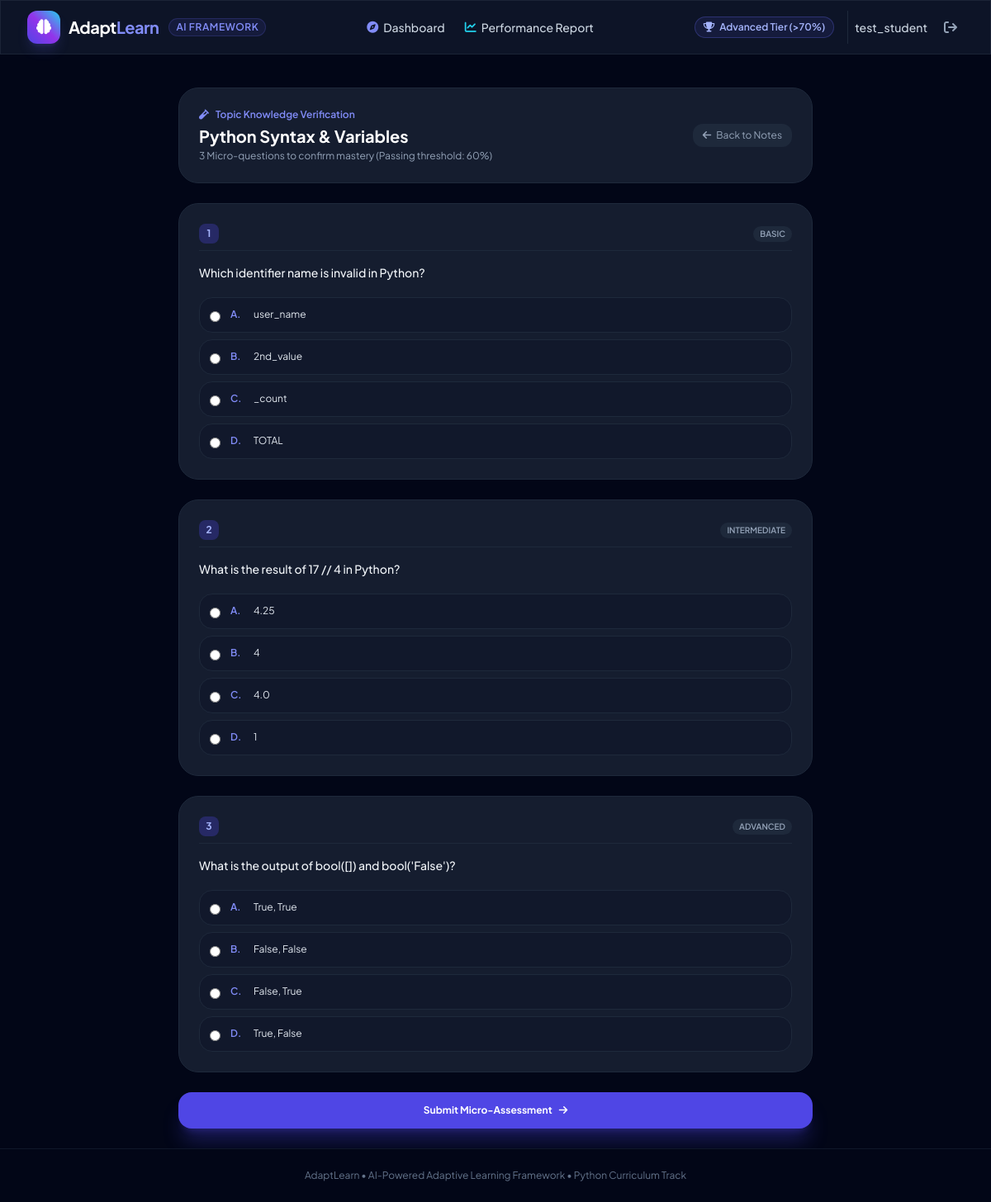
/quiz/topic/1 (signed in), run on the app's committed database.
### tables this page shows
CREATE TABLE users (
    id INTEGER PRIMARY KEY AUTOINCREMENT,
    username TEXT UNIQUE NOT NULL,
    email TEXT UNIQUE NOT NULL,
    password_hash TEXT NOT NULL,
    learning_level TEXT DEFAULT 'undetermined', -- 'basic', 'intermediate', 'advanced', 'undetermined'
    diagnostic_completed BOOLEAN DEFAULT 0,
    created_at TIMESTAMP DEFAULT CURRENT_TIMESTAMP
);

CREATE TABLE topics (
    id INTEGER PRIMARY KEY AUTOINCREMENT,
    subject_id INTEGER NOT NULL REFERENCES subjects(id) ON DELETE CASCADE,
    title TEXT NOT NULL,
    sequence_order INTEGER NOT NULL,
    description TEXT
);

CREATE TABLE questions (
    id INTEGER PRIMARY KEY AUTOINCREMENT,
    topic_id INTEGER REFERENCES topics(id) ON DELETE SET NULL,
    is_diagnostic BOOLEAN DEFAULT 0,
    question_text TEXT NOT NULL,
    code_snippet TEXT,
    option_a TEXT NOT NULL,
    option_b TEXT NOT NULL,
    option_c TEXT NOT NULL,
    option_d TEXT NOT NULL,
    correct_option TEXT NOT NULL, -- 'A', 'B', 'C', 'D'
    explanation TEXT,
    difficulty_tier TEXT NOT NULL -- 'basic', 'intermediate', 'advanced'
);

### app.py (the view)
@app.route("/quiz/topic/<int:topic_id>")
@login_required
def topic_quiz(topic_id):
    user = get_user_by_id(session["user_id"])
    material_data = get_adaptive_material(user["id"], topic_id)
    questions = get_topic_questions(topic_id)
    if not questions:
        flash("No questions available for this topic yet.", "info")
        return redirect(url_for("learn_material", topic_id=topic_id))
    return render_template(
        "quiz/topic_quiz.html",
        user=user,
        topic=material_data["topic"],
        questions=questions
    )

### app.py (called while the page is built)
def login_required(f):
    @wraps(f)
    def decorated_function(*args, **kwargs):
        if "user_id" not in session:
            flash("Please log in to access this page.", "warning")
            return redirect(url_for("login"))
        return f(*args, **kwargs)
    return decorated_function

@app.context_processor
def inject_user():
    current_user = None
    if "user_id" in session:
        current_user = get_user_by_id(session["user_id"])
    return dict(current_user=current_user)

### database/db.py (called while the page is built)
def get_db():
    conn = sqlite3.connect(DATABASE_PATH)
    conn.row_factory = sqlite3.Row
    conn.execute("PRAGMA foreign_keys = ON;")
    return conn

### services/auth_service.py (called while the page is built)
def get_user_by_id(user_id):
    conn = get_db()
    cursor = conn.cursor()
    cursor.execute("SELECT id, username, email, learning_level, diagnostic_completed, created_at FROM users WHERE id = ?", (user_id,))
    user = cursor.fetchone()
    conn.close()
    return dict(user) if user else None

### services/quiz_service.py (called while the page is built)
def get_topic_questions(topic_id, limit=3):
    conn = get_db()
    cursor = conn.cursor()
    cursor.execute("""
        SELECT q.id, q.topic_id, q.question_text, q.code_snippet,
               q.option_a, q.option_b, q.option_c, q.option_d,
               q.difficulty_tier
        FROM questions q
        WHERE q.topic_id = ? AND q.is_diagnostic = 0
        ORDER BY q.id ASC
        LIMIT ?
    """, (topic_id, limit))
    questions = [dict(row) for row in cursor.fetchall()]
    conn.close()
    return questions

### templates/quiz/topic_quiz.html (shortened to what this page needs)
{% extends "base.html" %}
{% block content %}
<div class="max-w-3xl mx-auto space-y-6">
    <div class="glass-card rounded-3xl p-6 border border-slate-800 flex flex-col sm:flex-row items-start sm:items-center justify-between gap-4">
        <div>
            <div class="flex items-center space-x-2 text-xs font-semibold text-indigo-400 mb-1">
                <i class="fa-solid fa-vial"></i>
                <span>Topic Knowledge Verification</span>
            </div>
            <h1 class="text-xl font-bold text-white">{{ topic.title }}</h1>
            <p class="text-xs text-slate-400 mt-0.5">3 Micro-questions to confirm mastery (Passing threshold: 60%)</p>
        </div>
        <a href="{{ url_for('learn_material', topic_id=topic.id) }}" class="text-xs text-slate-400 hover:text-white px-3 py-1.5 rounded-xl bg-slate-800 transition">
            <i class="fa-solid fa-arrow-left mr-1"></i> Back to Notes
        </a>
    </div>
    <form id="topic-quiz-form" class="space-y-6">
        {% for q in questions %}
        <div class="glass-card rounded-3xl p-6 border border-slate-800 space-y-4">
            <div class="flex items-center justify-between border-b border-slate-800 pb-2">
                <span class="w-6 h-6 rounded-lg bg-indigo-600/30 text-indigo-300 font-bold text-xs flex items-center justify-center">
                    {{ loop.index }}
                </span>
                <span class="text-[10px] font-semibold uppercase px-2 py-0.5 rounded-full bg-slate-800 text-slate-400">
                    {{ q.difficulty_tier }}
                </span>
            </div>
            <p class="text-sm font-medium text-slate-100">{{ q.question_text }}</p>
            <div class="space-y-2 pt-1">
                {% for opt_letter, opt_val in [('A', q.option_a), ('B', q.option_b), ('C', q.option_c), ('D', q.option_d)] %}
                <label class="option-label flex items-start space-x-3 p-3 rounded-2xl bg-slate-900/60 border border-slate-800 hover:border-indigo-500/60 cursor-pointer transition">
                    <input type="radio" name="q_{{ q.id }}" value="{{ opt_letter }}" class="mt-1 text-indigo-600 focus:ring-indigo-500 bg-slate-800 border-slate-700">
                    <span class="text-xs font-semibold text-indigo-400 uppercase w-4 shrink-0">{{ opt_letter }}.</span>
                    <span class="text-xs text-slate-200 select-none">{{ opt_val }}</span>
                </label>
                {% endfor %}
            </div>
        </div>
        {% endfor %}
        <button type="submit" id="submit-btn" class="w-full py-3.5 bg-indigo-600 hover:bg-indigo-500 text-white font-bold text-xs rounded-2xl shadow-xl shadow-indigo-600/30 transition flex items-center justify-center space-x-2">
            <span>Submit Micro-Assessment</span>
            <i class="fa-solid fa-arrow-right"></i>
        </button>
    </form>
</div>
{% endblock %}

### templates/base.html (shortened to what this page needs)
<!DOCTYPE html>
<html lang="en" class="h-full bg-slate-900 text-slate-100">
<head>
    <script src="https://cdn.tailwindcss.com"></script>
    <link rel="stylesheet" href="https://cdnjs.cloudflare.com/ajax/libs/font-awesome/6.5.1/css/all.min.css">
</head>
<body class="min-h-full flex flex-col bg-slate-950 text-slate-100">
    <nav class="sticky top-0 z-50 glass-card border-b border-slate-800/80 bg-slate-900/90">
        <div class="max-w-7xl mx-auto px-4 sm:px-6 lg:px-8">
            <div class="flex items-center justify-between h-16">
                <div class="flex items-center space-x-3">
                    <a href="{{ url_for('dashboard') if current_user else url_for('login') }}" class="flex items-center space-x-2.5">
                        <div class="w-10 h-10 rounded-xl bg-gradient-to-tr from-indigo-600 via-purple-600 to-cyan-400 flex items-center justify-center shadow-lg shadow-indigo-500/20">
                            <i class="fa-solid fa-brain text-white text-lg"></i>
                        </div>
                        <span class="text-xl font-bold tracking-tight text-white">Adapt<span class="text-indigo-400">Learn</span></span>
                    </a>
                    <span class="text-xs uppercase tracking-wider font-semibold px-2 py-0.5 rounded-full bg-indigo-500/10 text-indigo-400 border border-indigo-500/20">AI Framework</span>
                </div>
                {% if current_user %}
                <div class="hidden md:flex items-center space-x-6">
                    <a href="{{ url_for('dashboard') }}" class="text-sm font-medium text-slate-300 hover:text-white transition flex items-center space-x-1.5">
                        <i class="fa-solid fa-compass text-indigo-400"></i>
                        <span>Dashboard</span>
                    </a>
                    <a href="{{ url_for('reports') }}" class="text-sm font-medium text-slate-300 hover:text-white transition flex items-center space-x-1.5">
                        <i class="fa-solid fa-chart-line text-cyan-400"></i>
                        <span>Performance Report</span>
                    </a>
                </div>
                <div class="flex items-center space-x-4">
                    {% if current_user.learning_level == 'basic' %}
                    <span class="inline-flex items-center px-2.5 py-1 rounded-full text-xs font-semibold bg-emerald-500/10 text-emerald-400 border border-emerald-500/30">
                        <i class="fa-solid fa-seedling mr-1.5"></i> Basic Tier (&lt;40%)
                    </span>
                    {% elif current_user.learning_level == 'intermediate' %}
                    <span class="inline-flex items-center px-2.5 py-1 rounded-full text-xs font-semibold bg-amber-500/10 text-amber-400 border border-amber-500/30">
                        <i class="fa-solid fa-bolt mr-1.5"></i> Intermediate Tier (40-70%)
                    </span>
                    {% elif current_user.learning_level == 'advanced' %}
                    <span class="inline-flex items-center px-2.5 py-1 rounded-full text-xs font-semibold bg-indigo-500/10 text-indigo-300 border border-indigo-500/30">
                        <i class="fa-solid fa-trophy mr-1.5"></i> Advanced Tier (&gt;70%)
                    </span>
                    {% else %}
                    <a href="{{ url_for('diagnostic_quiz') }}" class="inline-flex items-center px-2.5 py-1 rounded-full text-xs font-semibold bg-sky-500/10 text-sky-300 border border-sky-500/30 animate-pulse">
                        <i class="fa-solid fa-clipboard-question mr-1.5"></i> Take Diagnostic Test
                    </a>
                    {% endif %}
                    <div class="flex items-center space-x-3 pl-2 border-l border-slate-800">
                        <span class="text-sm font-medium text-slate-300 hidden sm:inline">{{ current_user.username }}</span>
                        <a href="{{ url_for('logout') }}" class="p-2 text-slate-400 hover:text-rose-400 transition" title="Log out">
                            <i class="fa-solid fa-arrow-right-from-bracket"></i>
                        </a>
                    </div>
                </div>
                {% endif %}
            </div>
        </div>
    </nav>
    <main class="flex-1 max-w-7xl w-full mx-auto px-4 sm:px-6 lg:px-8 py-6">
        {% block content %}{% endblock %}
    </main>
    <footer class="border-t border-slate-900 bg-slate-950 py-6 text-center text-xs text-slate-500">
        <div class="max-w-7xl mx-auto px-4">
            <p>AdaptLearn &bull; AI-Powered Adaptive Learning Framework &bull; Python Curriculum Track</p>
        </div>
    </footer>
</body>
</html>

### templates/base.html (style rules this page uses)
body { font-family: 'Plus Jakarta Sans', sans-serif; }
.glass-card { background: rgba(30, 41, 59, 0.7); backdrop-filter: blur(12px); border: 1px solid rgba(255, 255, 255, 0.08); }

### data on the page
users: username "test_student"
topics: title "Python Syntax & Variables"
questions: difficulty_tier "BASIC", question_text "Which identifier name is invalid in Python?", opt_letter "A", option_a "user_name", correct_option "B", option_b "2nd_value", opt_letter "C", option_c "_count", opt_letter "D", option_d "TOTAL"
questions: difficulty_tier "INTERMEDIATE", question_text "What is the result of 17 // 4 in Python?", opt_letter "A", option_a "4.25", opt_letter "B" "D", opt_val "4" "1", opt_letter "C", option_c "4.0"
questions: difficulty_tier "ADVANCED", question_text "What is the output of bool([]) and bool('False')?", opt_letter "A", option_a "True, True", opt_letter "B", option_b "False, False", correct_option "C", option_c "False, True", opt_letter "D", option_d "True, False"
